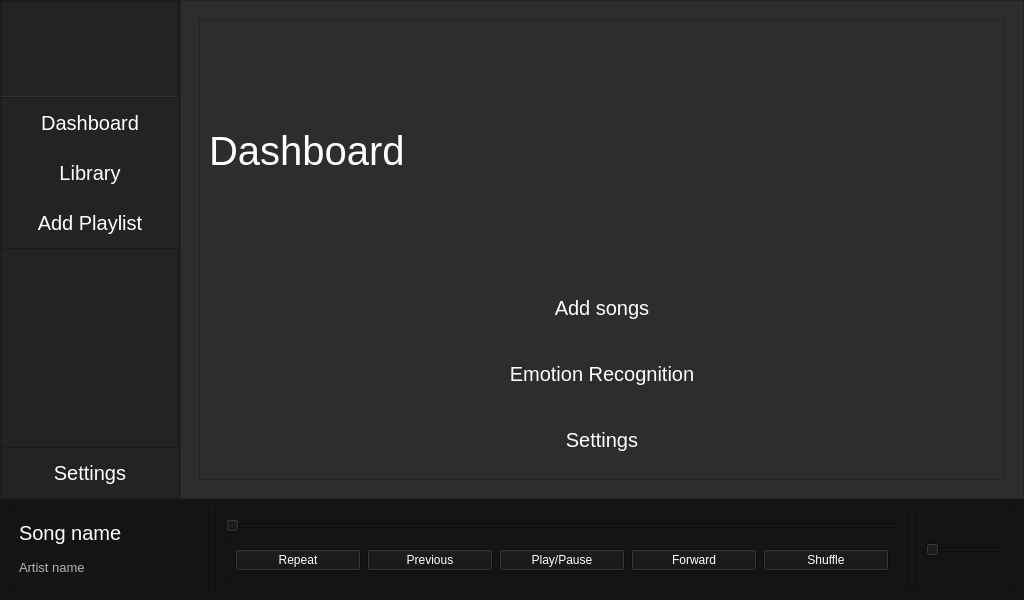
<?xml version="1.0" encoding="UTF-8"?>
<ui version="4.0">
 <class>MainWindow</class>
 <widget class="QMainWindow" name="MainWindow">
  <property name="geometry">
   <rect>
    <x>0</x>
    <y>0</y>
    <width>1024</width>
    <height>600</height>
   </rect>
  </property>
  <property name="minimumSize">
   <size>
    <width>1024</width>
    <height>600</height>
   </size>
  </property>
  <property name="maximumSize">
   <size>
    <width>1024</width>
    <height>600</height>
   </size>
  </property>
  <property name="windowTitle">
   <string>MainWindow</string>
  </property>
  <widget class="QWidget" name="centralwidget">
   <layout class="QVBoxLayout" name="verticalLayout">
    <property name="spacing">
     <number>0</number>
    </property>
    <property name="leftMargin">
     <number>0</number>
    </property>
    <property name="topMargin">
     <number>0</number>
    </property>
    <property name="rightMargin">
     <number>0</number>
    </property>
    <property name="bottomMargin">
     <number>0</number>
    </property>
    <item>
     <widget class="QFrame" name="Content">
      <property name="styleSheet">
       <string notr="true">background-color: rgb(45, 45, 45);</string>
      </property>
      <property name="frameShape">
       <enum>QFrame::NoFrame</enum>
      </property>
      <property name="frameShadow">
       <enum>QFrame::Raised</enum>
      </property>
      <layout class="QHBoxLayout" name="horizontalLayout">
       <property name="spacing">
        <number>0</number>
       </property>
       <property name="leftMargin">
        <number>0</number>
       </property>
       <property name="topMargin">
        <number>0</number>
       </property>
       <property name="rightMargin">
        <number>0</number>
       </property>
       <property name="bottomMargin">
        <number>0</number>
       </property>
       <item>
        <widget class="QFrame" name="frame_left_menu">
         <property name="minimumSize">
          <size>
           <width>180</width>
           <height>0</height>
          </size>
         </property>
         <property name="maximumSize">
          <size>
           <width>180</width>
           <height>16777215</height>
          </size>
         </property>
         <property name="styleSheet">
          <string notr="true">background-color: rgb(35, 35, 35);</string>
         </property>
         <property name="frameShape">
          <enum>QFrame::StyledPanel</enum>
         </property>
         <property name="frameShadow">
          <enum>QFrame::Raised</enum>
         </property>
         <layout class="QVBoxLayout" name="verticalLayout_2">
          <property name="spacing">
           <number>0</number>
          </property>
          <property name="leftMargin">
           <number>0</number>
          </property>
          <property name="topMargin">
           <number>0</number>
          </property>
          <property name="rightMargin">
           <number>0</number>
          </property>
          <property name="bottomMargin">
           <number>0</number>
          </property>
          <item>
           <widget class="QFrame" name="frame_top_menus">
            <property name="frameShape">
             <enum>QFrame::NoFrame</enum>
            </property>
            <property name="frameShadow">
             <enum>QFrame::Raised</enum>
            </property>
            <layout class="QVBoxLayout" name="verticalLayout_3">
             <property name="spacing">
              <number>0</number>
             </property>
             <property name="leftMargin">
              <number>0</number>
             </property>
             <property name="topMargin">
              <number>0</number>
             </property>
             <property name="rightMargin">
              <number>0</number>
             </property>
             <property name="bottomMargin">
              <number>0</number>
             </property>
             <item>
              <widget class="QFrame" name="frame_icon">
               <property name="minimumSize">
                <size>
                 <width>0</width>
                 <height>50</height>
                </size>
               </property>
               <property name="maximumSize">
                <size>
                 <width>16777215</width>
                 <height>16777215</height>
                </size>
               </property>
               <property name="styleSheet">
                <string notr="true">border-bottom: 2px solid rgb(50,50,50);</string>
               </property>
               <property name="frameShape">
                <enum>QFrame::StyledPanel</enum>
               </property>
               <property name="frameShadow">
                <enum>QFrame::Raised</enum>
               </property>
              </widget>
             </item>
             <item>
              <widget class="QPushButton" name="Btn_Dashboard">
               <property name="minimumSize">
                <size>
                 <width>0</width>
                 <height>50</height>
                </size>
               </property>
               <property name="font">
                <font>
                 <pointsize>15</pointsize>
                </font>
               </property>
               <property name="styleSheet">
                <string notr="true">QPushButton {
	color: rgb(255,255,255);
 	background-color: rgb(35,35,35);
	border: 0px solid;
}
QPushButton:hover {
	background-color: rgb(85, 170, 255);
}</string>
               </property>
               <property name="text">
                <string>Dashboard</string>
               </property>
              </widget>
             </item>
             <item>
              <widget class="QPushButton" name="Btn_Library">
               <property name="minimumSize">
                <size>
                 <width>0</width>
                 <height>50</height>
                </size>
               </property>
               <property name="font">
                <font>
                 <pointsize>15</pointsize>
                </font>
               </property>
               <property name="styleSheet">
                <string notr="true">QPushButton {
	color: rgb(255,255,255);
 	background-color: rgb(35,35,35);
	border: 0px solid;
}
QPushButton:hover {
	background-color: rgb(85, 170, 255);
}</string>
               </property>
               <property name="text">
                <string>Library</string>
               </property>
              </widget>
             </item>
             <item>
              <widget class="QPushButton" name="Btn_Add_Playlist">
               <property name="minimumSize">
                <size>
                 <width>0</width>
                 <height>50</height>
                </size>
               </property>
               <property name="font">
                <font>
                 <pointsize>15</pointsize>
                </font>
               </property>
               <property name="styleSheet">
                <string notr="true">QPushButton {
	color: rgb(255,255,255);
 	background-color: rgb(35,35,35);
	border: 0px solid;
}
QPushButton:hover {
	background-color: rgb(85, 170, 255);
}</string>
               </property>
               <property name="text">
                <string>Add Playlist</string>
               </property>
              </widget>
             </item>
             <item>
              <widget class="QListWidget" name="listWidget_playlists">
               <property name="minimumSize">
                <size>
                 <width>0</width>
                 <height>200</height>
                </size>
               </property>
               <property name="maximumSize">
                <size>
                 <width>16777215</width>
                 <height>200</height>
                </size>
               </property>
               <property name="font">
                <font>
                 <pointsize>15</pointsize>
                </font>
               </property>
               <property name="styleSheet">
                <string notr="true">color: #FFF;</string>
               </property>
              </widget>
             </item>
             <item>
              <widget class="QPushButton" name="Btn_Settings">
               <property name="minimumSize">
                <size>
                 <width>0</width>
                 <height>50</height>
                </size>
               </property>
               <property name="font">
                <font>
                 <pointsize>15</pointsize>
                </font>
               </property>
               <property name="styleSheet">
                <string notr="true">QPushButton {
	color: rgb(255,255,255);
 	background-color: rgb(35,35,35);
	border: 0px solid;
}
QPushButton:hover {
	background-color: rgb(85, 170, 255);
}</string>
               </property>
               <property name="text">
                <string>Settings</string>
               </property>
              </widget>
             </item>
            </layout>
           </widget>
          </item>
         </layout>
        </widget>
       </item>
       <item>
        <widget class="QFrame" name="frame_pages">
         <property name="frameShape">
          <enum>QFrame::StyledPanel</enum>
         </property>
         <property name="frameShadow">
          <enum>QFrame::Raised</enum>
         </property>
         <layout class="QVBoxLayout" name="verticalLayout_4">
          <item>
           <widget class="QStackedWidget" name="Pages_Widget">
            <widget class="QWidget" name="page_dashboard">
             <layout class="QVBoxLayout" name="verticalLayout_7">
              <item>
               <widget class="QFrame" name="frame_dashboard">
                <property name="frameShape">
                 <enum>QFrame::StyledPanel</enum>
                </property>
                <property name="frameShadow">
                 <enum>QFrame::Raised</enum>
                </property>
                <layout class="QVBoxLayout" name="verticalLayout_6">
                 <item>
                  <widget class="QLabel" name="label_dashboard">
                   <property name="font">
                    <font>
                     <pointsize>30</pointsize>
                    </font>
                   </property>
                   <property name="styleSheet">
                    <string notr="true">color: #FFF;</string>
                   </property>
                   <property name="text">
                    <string>Dashboard</string>
                   </property>
                  </widget>
                 </item>
                 <item>
                  <widget class="QPushButton" name="Btn_menu_add_songs">
                   <property name="minimumSize">
                    <size>
                     <width>0</width>
                     <height>60</height>
                    </size>
                   </property>
                   <property name="font">
                    <font>
                     <pointsize>15</pointsize>
                    </font>
                   </property>
                   <property name="styleSheet">
                    <string notr="true">QPushButton {
	color: rgb(255,255,255);
 	background-color: rgb(45,45,45);
	border: 0px solid;
}
QPushButton:hover {
	background-color: rgb(85, 170, 255);
}</string>
                   </property>
                   <property name="text">
                    <string>Add songs</string>
                   </property>
                  </widget>
                 </item>
                 <item>
                  <widget class="QPushButton" name="Btn_menu_fer">
                   <property name="minimumSize">
                    <size>
                     <width>0</width>
                     <height>60</height>
                    </size>
                   </property>
                   <property name="font">
                    <font>
                     <pointsize>15</pointsize>
                    </font>
                   </property>
                   <property name="styleSheet">
                    <string notr="true">QPushButton {
	color: rgb(255,255,255);
 	background-color: rgb(45,45,45);
	border: 0px solid;
}
QPushButton:hover {
	background-color: rgb(85, 170, 255);
}</string>
                   </property>
                   <property name="text">
                    <string>Emotion Recognition</string>
                   </property>
                  </widget>
                 </item>
                 <item>
                  <widget class="QPushButton" name="Btn_menu_settings">
                   <property name="minimumSize">
                    <size>
                     <width>0</width>
                     <height>60</height>
                    </size>
                   </property>
                   <property name="font">
                    <font>
                     <pointsize>15</pointsize>
                    </font>
                   </property>
                   <property name="styleSheet">
                    <string notr="true">QPushButton {
	color: rgb(255,255,255);
 	background-color: rgb(45,45,45);
	border: 0px solid;
}
QPushButton:hover {
	background-color: rgb(85, 170, 255);
}</string>
                   </property>
                   <property name="text">
                    <string>Settings</string>
                   </property>
                  </widget>
                 </item>
                </layout>
               </widget>
              </item>
             </layout>
            </widget>
            <widget class="QWidget" name="page_emotion_recognition">
             <layout class="QVBoxLayout" name="verticalLayout_17">
              <item>
               <widget class="QFrame" name="frame_emotion_recognition">
                <property name="frameShape">
                 <enum>QFrame::StyledPanel</enum>
                </property>
                <property name="frameShadow">
                 <enum>QFrame::Raised</enum>
                </property>
                <layout class="QVBoxLayout" name="verticalLayout_16">
                 <item>
                  <widget class="QLabel" name="label_emotion_recognition">
                   <property name="font">
                    <font>
                     <pointsize>30</pointsize>
                    </font>
                   </property>
                   <property name="styleSheet">
                    <string notr="true">color: #FFF;</string>
                   </property>
                   <property name="text">
                    <string>Emotion recognition result</string>
                   </property>
                  </widget>
                 </item>
                 <item>
                  <widget class="QLabel" name="label_fer_result">
                   <property name="font">
                    <font>
                     <pointsize>20</pointsize>
                    </font>
                   </property>
                   <property name="styleSheet">
                    <string notr="true">color: #FFF;</string>
                   </property>
                   <property name="text">
                    <string>Your current emotion is: Happy. Playing playlist: Playlist 1</string>
                   </property>
                  </widget>
                 </item>
                </layout>
               </widget>
              </item>
             </layout>
            </widget>
            <widget class="QWidget" name="page_settings">
             <layout class="QVBoxLayout" name="verticalLayout_15">
              <item>
               <widget class="QFrame" name="frame_settings">
                <property name="frameShape">
                 <enum>QFrame::StyledPanel</enum>
                </property>
                <property name="frameShadow">
                 <enum>QFrame::Raised</enum>
                </property>
                <layout class="QVBoxLayout" name="verticalLayout_14">
                 <item>
                  <widget class="QLabel" name="label_dashboard_2">
                   <property name="font">
                    <font>
                     <pointsize>30</pointsize>
                    </font>
                   </property>
                   <property name="styleSheet">
                    <string notr="true">color: #FFF;</string>
                   </property>
                   <property name="text">
                    <string>Settings</string>
                   </property>
                  </widget>
                 </item>
                 <item>
                  <widget class="QPushButton" name="Btn_settings_hand_gesture">
                   <property name="minimumSize">
                    <size>
                     <width>0</width>
                     <height>60</height>
                    </size>
                   </property>
                   <property name="font">
                    <font>
                     <pointsize>15</pointsize>
                    </font>
                   </property>
                   <property name="styleSheet">
                    <string notr="true">QPushButton {
	color: rgb(255,255,255);
 	background-color: rgb(45,45,45);
	border: 0px solid;
}
QPushButton:hover {
	background-color: rgb(85, 170, 255);
}</string>
                   </property>
                   <property name="text">
                    <string>Hand gesture</string>
                   </property>
                  </widget>
                 </item>
                 <item>
                  <widget class="QPushButton" name="Btn_settings_emotion_map">
                   <property name="minimumSize">
                    <size>
                     <width>0</width>
                     <height>60</height>
                    </size>
                   </property>
                   <property name="font">
                    <font>
                     <pointsize>15</pointsize>
                    </font>
                   </property>
                   <property name="styleSheet">
                    <string notr="true">QPushButton {
	color: rgb(255,255,255);
 	background-color: rgb(45,45,45);
	border: 0px solid;
}
QPushButton:hover {
	background-color: rgb(85, 170, 255);
}</string>
                   </property>
                   <property name="text">
                    <string>Emotion Playlist map</string>
                   </property>
                  </widget>
                 </item>
                 <item>
                  <widget class="QPushButton" name="Btn_settings_bluetooth">
                   <property name="minimumSize">
                    <size>
                     <width>0</width>
                     <height>60</height>
                    </size>
                   </property>
                   <property name="font">
                    <font>
                     <pointsize>15</pointsize>
                    </font>
                   </property>
                   <property name="styleSheet">
                    <string notr="true">QPushButton {
	color: rgb(255,255,255);
 	background-color: rgb(45,45,45);
	border: 0px solid;
}
QPushButton:hover {
	background-color: rgb(85, 170, 255);
}</string>
                   </property>
                   <property name="text">
                    <string>Bluetooth</string>
                   </property>
                  </widget>
                 </item>
                </layout>
               </widget>
              </item>
             </layout>
            </widget>
            <widget class="QWidget" name="page_settings_emotion_playlist_map">
             <layout class="QVBoxLayout" name="verticalLayout_25">
              <item>
               <widget class="QFrame" name="frame_settings_emotion_playlist_map">
                <property name="frameShape">
                 <enum>QFrame::StyledPanel</enum>
                </property>
                <property name="frameShadow">
                 <enum>QFrame::Raised</enum>
                </property>
                <layout class="QVBoxLayout" name="verticalLayout_23">
                 <item>
                  <widget class="QLabel" name="label_settings_hand_gesture_2">
                   <property name="font">
                    <font>
                     <pointsize>20</pointsize>
                    </font>
                   </property>
                   <property name="styleSheet">
                    <string notr="true">color: #FFF;</string>
                   </property>
                   <property name="text">
                    <string>Emotion playlist map</string>
                   </property>
                  </widget>
                 </item>
                 <item>
                  <widget class="QFrame" name="frame_settings_emotion_playlist_map_content">
                   <property name="frameShape">
                    <enum>QFrame::StyledPanel</enum>
                   </property>
                   <property name="frameShadow">
                    <enum>QFrame::Raised</enum>
                   </property>
                   <layout class="QVBoxLayout" name="verticalLayout_24">
                    <item>
                     <widget class="QFrame" name="frame_settings_emotion_playlist_map_content_happy">
                      <property name="minimumSize">
                       <size>
                        <width>0</width>
                        <height>60</height>
                       </size>
                      </property>
                      <property name="frameShape">
                       <enum>QFrame::StyledPanel</enum>
                      </property>
                      <property name="frameShadow">
                       <enum>QFrame::Raised</enum>
                      </property>
                      <layout class="QHBoxLayout" name="horizontalLayout_3">
                       <item>
                        <widget class="QLabel" name="label_settings_emotion_playlist_map_happy">
                         <property name="font">
                          <font>
                           <pointsize>10</pointsize>
                          </font>
                         </property>
                         <property name="styleSheet">
                          <string notr="true">color: #FFF;</string>
                         </property>
                         <property name="text">
                          <string>Happy</string>
                         </property>
                        </widget>
                       </item>
                       <item>
                        <widget class="QComboBox" name="comboBox_settings_emotion_playlist_map_happy"/>
                       </item>
                      </layout>
                     </widget>
                    </item>
                    <item>
                     <widget class="QFrame" name="frame_settings_emotion_playlist_map_content_sad">
                      <property name="minimumSize">
                       <size>
                        <width>0</width>
                        <height>60</height>
                       </size>
                      </property>
                      <property name="frameShape">
                       <enum>QFrame::StyledPanel</enum>
                      </property>
                      <property name="frameShadow">
                       <enum>QFrame::Raised</enum>
                      </property>
                      <layout class="QHBoxLayout" name="horizontalLayout_4">
                       <item>
                        <widget class="QLabel" name="label_settings_emotion_playlist_map_sad">
                         <property name="font">
                          <font>
                           <pointsize>10</pointsize>
                          </font>
                         </property>
                         <property name="styleSheet">
                          <string notr="true">color: #FFF;</string>
                         </property>
                         <property name="text">
                          <string>Sad</string>
                         </property>
                        </widget>
                       </item>
                       <item>
                        <widget class="QComboBox" name="comboBox_settings_emotion_playlist_map_sad"/>
                       </item>
                      </layout>
                     </widget>
                    </item>
                    <item>
                     <widget class="QFrame" name="frame_settings_emotion_playlist_map_content_angry">
                      <property name="minimumSize">
                       <size>
                        <width>0</width>
                        <height>60</height>
                       </size>
                      </property>
                      <property name="frameShape">
                       <enum>QFrame::StyledPanel</enum>
                      </property>
                      <property name="frameShadow">
                       <enum>QFrame::Raised</enum>
                      </property>
                      <layout class="QHBoxLayout" name="horizontalLayout_7">
                       <item>
                        <widget class="QLabel" name="label_settings_emotion_playlist_map_angry">
                         <property name="font">
                          <font>
                           <pointsize>10</pointsize>
                          </font>
                         </property>
                         <property name="styleSheet">
                          <string notr="true">color: #FFF;</string>
                         </property>
                         <property name="text">
                          <string>Angry</string>
                         </property>
                        </widget>
                       </item>
                       <item>
                        <widget class="QComboBox" name="comboBox_settings_emotion_playlist_map_angry"/>
                       </item>
                      </layout>
                     </widget>
                    </item>
                    <item>
                     <widget class="QFrame" name="frame_settings_emotion_playlist_map_content_surprise">
                      <property name="minimumSize">
                       <size>
                        <width>0</width>
                        <height>60</height>
                       </size>
                      </property>
                      <property name="frameShape">
                       <enum>QFrame::StyledPanel</enum>
                      </property>
                      <property name="frameShadow">
                       <enum>QFrame::Raised</enum>
                      </property>
                      <layout class="QHBoxLayout" name="horizontalLayout_6">
                       <item>
                        <widget class="QLabel" name="label_settings_emotion_playlist_map_surprise">
                         <property name="font">
                          <font>
                           <pointsize>10</pointsize>
                          </font>
                         </property>
                         <property name="styleSheet">
                          <string notr="true">color: #FFF;</string>
                         </property>
                         <property name="text">
                          <string>Surprise</string>
                         </property>
                        </widget>
                       </item>
                       <item>
                        <widget class="QComboBox" name="comboBox_settings_emotion_playlist_map_surprise"/>
                       </item>
                      </layout>
                     </widget>
                    </item>
                    <item>
                     <widget class="QFrame" name="frame_settings_emotion_playlist_map_content_neutral">
                      <property name="minimumSize">
                       <size>
                        <width>0</width>
                        <height>60</height>
                       </size>
                      </property>
                      <property name="frameShape">
                       <enum>QFrame::StyledPanel</enum>
                      </property>
                      <property name="frameShadow">
                       <enum>QFrame::Raised</enum>
                      </property>
                      <layout class="QHBoxLayout" name="horizontalLayout_8">
                       <item>
                        <widget class="QLabel" name="label_settings_emotion_playlist_map_neutral">
                         <property name="font">
                          <font>
                           <pointsize>10</pointsize>
                          </font>
                         </property>
                         <property name="styleSheet">
                          <string notr="true">color: #FFF;</string>
                         </property>
                         <property name="text">
                          <string>Neutral</string>
                         </property>
                        </widget>
                       </item>
                       <item>
                        <widget class="QComboBox" name="comboBox_settings_emotion_playlist_map_neutral"/>
                       </item>
                      </layout>
                     </widget>
                    </item>
                   </layout>
                  </widget>
                 </item>
                </layout>
               </widget>
              </item>
             </layout>
            </widget>
            <widget class="QWidget" name="page_settings_hand_gesture">
             <layout class="QVBoxLayout" name="verticalLayout_22">
              <item>
               <widget class="QFrame" name="frame_settings_hand_gesture">
                <property name="frameShape">
                 <enum>QFrame::StyledPanel</enum>
                </property>
                <property name="frameShadow">
                 <enum>QFrame::Raised</enum>
                </property>
                <layout class="QVBoxLayout" name="verticalLayout_20">
                 <item>
                  <widget class="QLabel" name="label_settings_hand_gesture">
                   <property name="font">
                    <font>
                     <pointsize>20</pointsize>
                    </font>
                   </property>
                   <property name="styleSheet">
                    <string notr="true">color: #FFF;</string>
                   </property>
                   <property name="text">
                    <string>Hand gesture setup</string>
                   </property>
                  </widget>
                 </item>
                 <item>
                  <widget class="QFrame" name="frame_settings_hand_gesture_content">
                   <property name="frameShape">
                    <enum>QFrame::StyledPanel</enum>
                   </property>
                   <property name="frameShadow">
                    <enum>QFrame::Raised</enum>
                   </property>
                   <layout class="QVBoxLayout" name="verticalLayout_21">
                    <item>
                     <widget class="QRadioButton" name="btn_settings_enable_hand_gesture">
                      <property name="font">
                       <font>
                        <pointsize>15</pointsize>
                       </font>
                      </property>
                      <property name="styleSheet">
                       <string notr="true">color: #FFF</string>
                      </property>
                      <property name="text">
                       <string>Enable</string>
                      </property>
                     </widget>
                    </item>
                   </layout>
                  </widget>
                 </item>
                </layout>
               </widget>
              </item>
             </layout>
            </widget>
            <widget class="QWidget" name="page_settings_bluetooth">
             <layout class="QVBoxLayout" name="verticalLayout_19">
              <item>
               <widget class="QFrame" name="frame_settings_bluetooth">
                <property name="frameShape">
                 <enum>QFrame::StyledPanel</enum>
                </property>
                <property name="frameShadow">
                 <enum>QFrame::Raised</enum>
                </property>
                <layout class="QVBoxLayout" name="verticalLayout_18">
                 <item>
                  <widget class="QLabel" name="label_settings_bluetooth">
                   <property name="font">
                    <font>
                     <pointsize>20</pointsize>
                    </font>
                   </property>
                   <property name="styleSheet">
                    <string notr="true">color: #FFF;</string>
                   </property>
                   <property name="text">
                    <string>Bluetooth setup</string>
                   </property>
                  </widget>
                 </item>
                 <item>
                  <widget class="QFrame" name="frame_settings_bluetooth_content">
                   <property name="minimumSize">
                    <size>
                     <width>0</width>
                     <height>60</height>
                    </size>
                   </property>
                   <property name="frameShape">
                    <enum>QFrame::StyledPanel</enum>
                   </property>
                   <property name="frameShadow">
                    <enum>QFrame::Raised</enum>
                   </property>
                   <layout class="QVBoxLayout" name="verticalLayout_28">
                    <item>
                     <widget class="QPushButton" name="btn_settings_bluetooth_scan_devices">
                      <property name="minimumSize">
                       <size>
                        <width>100</width>
                        <height>50</height>
                       </size>
                      </property>
                      <property name="maximumSize">
                       <size>
                        <width>100</width>
                        <height>16777215</height>
                       </size>
                      </property>
                      <property name="styleSheet">
                       <string notr="true">QPushButton {
	color: rgb(255,255,255);
 	background-color: rgb(35,35,35);
	border: 0px solid;
}
QPushButton:hover {
	background-color: rgb(85, 170, 255);
}</string>
                      </property>
                      <property name="text">
                       <string>Scan devices</string>
                      </property>
                     </widget>
                    </item>
                   </layout>
                  </widget>
                 </item>
                 <item>
                  <widget class="QListWidget" name="listWidget_settings_bluetooth_devices">
                   <property name="font">
                    <font>
                     <pointsize>15</pointsize>
                    </font>
                   </property>
                  </widget>
                 </item>
                </layout>
               </widget>
              </item>
             </layout>
            </widget>
            <widget class="QWidget" name="page_library">
             <layout class="QVBoxLayout" name="verticalLayout_9">
              <item>
               <widget class="QFrame" name="frame_library">
                <property name="frameShape">
                 <enum>QFrame::StyledPanel</enum>
                </property>
                <property name="frameShadow">
                 <enum>QFrame::Raised</enum>
                </property>
                <layout class="QVBoxLayout" name="verticalLayout_10">
                 <item>
                  <widget class="QLabel" name="label_library">
                   <property name="enabled">
                    <bool>true</bool>
                   </property>
                   <property name="minimumSize">
                    <size>
                     <width>0</width>
                     <height>60</height>
                    </size>
                   </property>
                   <property name="maximumSize">
                    <size>
                     <width>16777215</width>
                     <height>60</height>
                    </size>
                   </property>
                   <property name="font">
                    <font>
                     <pointsize>20</pointsize>
                    </font>
                   </property>
                   <property name="styleSheet">
                    <string notr="true">color: #FFF;</string>
                   </property>
                   <property name="text">
                    <string>Library</string>
                   </property>
                  </widget>
                 </item>
                 <item>
                  <widget class="QListWidget" name="listWidget_library_songs">
                   <property name="font">
                    <font>
                     <pointsize>15</pointsize>
                    </font>
                   </property>
                   <property name="styleSheet">
                    <string notr="true">color: #FFF;</string>
                   </property>
                  </widget>
                 </item>
                </layout>
               </widget>
              </item>
             </layout>
            </widget>
            <widget class="QWidget" name="page_playlist_1">
             <layout class="QVBoxLayout" name="verticalLayout_13">
              <item>
               <widget class="QFrame" name="frame_playlist">
                <property name="frameShape">
                 <enum>QFrame::StyledPanel</enum>
                </property>
                <property name="frameShadow">
                 <enum>QFrame::Raised</enum>
                </property>
                <layout class="QVBoxLayout" name="verticalLayout_11">
                 <item>
                  <widget class="QLabel" name="label_playlist_name">
                   <property name="enabled">
                    <bool>true</bool>
                   </property>
                   <property name="minimumSize">
                    <size>
                     <width>0</width>
                     <height>60</height>
                    </size>
                   </property>
                   <property name="maximumSize">
                    <size>
                     <width>16777215</width>
                     <height>60</height>
                    </size>
                   </property>
                   <property name="font">
                    <font>
                     <pointsize>20</pointsize>
                    </font>
                   </property>
                   <property name="styleSheet">
                    <string notr="true">color: #FFF;</string>
                   </property>
                   <property name="text">
                    <string>Playlist 1</string>
                   </property>
                  </widget>
                 </item>
                 <item alignment="Qt::AlignLeft">
                  <widget class="QFrame" name="frame_playlist_buttons">
                   <property name="minimumSize">
                    <size>
                     <width>0</width>
                     <height>60</height>
                    </size>
                   </property>
                   <property name="frameShape">
                    <enum>QFrame::StyledPanel</enum>
                   </property>
                   <property name="frameShadow">
                    <enum>QFrame::Raised</enum>
                   </property>
                   <layout class="QHBoxLayout" name="horizontalLayout_2">
                    <item>
                     <widget class="QPushButton" name="btn_playlist_play">
                      <property name="minimumSize">
                       <size>
                        <width>100</width>
                        <height>50</height>
                       </size>
                      </property>
                      <property name="maximumSize">
                       <size>
                        <width>100</width>
                        <height>16777215</height>
                       </size>
                      </property>
                      <property name="styleSheet">
                       <string notr="true">QPushButton {
	color: rgb(255,255,255);
 	background-color: rgb(35,35,35);
	border: 0px solid;
}
QPushButton:hover {
	background-color: rgb(85, 170, 255);
}</string>
                      </property>
                      <property name="text">
                       <string>Play</string>
                      </property>
                     </widget>
                    </item>
                    <item>
                     <widget class="QPushButton" name="btn_playlist_remove">
                      <property name="minimumSize">
                       <size>
                        <width>100</width>
                        <height>50</height>
                       </size>
                      </property>
                      <property name="maximumSize">
                       <size>
                        <width>100</width>
                        <height>16777215</height>
                       </size>
                      </property>
                      <property name="styleSheet">
                       <string notr="true">QPushButton {
	color: rgb(255,255,255);
 	background-color: rgb(35,35,35);
	border: 0px solid;
}
QPushButton:hover {
	background-color: rgb(85, 170, 255);
}</string>
                      </property>
                      <property name="text">
                       <string>Remove playlist</string>
                      </property>
                     </widget>
                    </item>
                   </layout>
                  </widget>
                 </item>
                 <item>
                  <widget class="QListWidget" name="listWidget_playlist_songs">
                   <property name="font">
                    <font>
                     <pointsize>15</pointsize>
                    </font>
                   </property>
                   <property name="styleSheet">
                    <string notr="true">color: #FFF;</string>
                   </property>
                  </widget>
                 </item>
                </layout>
               </widget>
              </item>
             </layout>
            </widget>
           </widget>
          </item>
         </layout>
        </widget>
       </item>
      </layout>
     </widget>
    </item>
    <item>
     <widget class="QFrame" name="Player_field">
      <property name="minimumSize">
       <size>
        <width>0</width>
        <height>100</height>
       </size>
      </property>
      <property name="maximumSize">
       <size>
        <width>16777215</width>
        <height>120</height>
       </size>
      </property>
      <property name="styleSheet">
       <string notr="true">background-color: rgb(20, 20, 20);</string>
      </property>
      <property name="frameShape">
       <enum>QFrame::NoFrame</enum>
      </property>
      <property name="frameShadow">
       <enum>QFrame::Raised</enum>
      </property>
      <layout class="QHBoxLayout" name="horizontalLayout_11">
       <item>
        <widget class="QFrame" name="frame_player_song_info">
         <property name="minimumSize">
          <size>
           <width>200</width>
           <height>0</height>
          </size>
         </property>
         <property name="maximumSize">
          <size>
           <width>300</width>
           <height>16777215</height>
          </size>
         </property>
         <property name="frameShape">
          <enum>QFrame::StyledPanel</enum>
         </property>
         <property name="frameShadow">
          <enum>QFrame::Raised</enum>
         </property>
         <layout class="QVBoxLayout" name="verticalLayout_26">
          <item>
           <widget class="QLabel" name="label_player_song_name">
            <property name="font">
             <font>
              <pointsize>15</pointsize>
             </font>
            </property>
            <property name="styleSheet">
             <string notr="true">color: #FFF;</string>
            </property>
            <property name="text">
             <string>Song name</string>
            </property>
           </widget>
          </item>
          <item>
           <widget class="QLabel" name="label_player_artist_name">
            <property name="font">
             <font>
              <pointsize>10</pointsize>
             </font>
            </property>
            <property name="styleSheet">
             <string notr="true">color: rgb(180,180,180);</string>
            </property>
            <property name="text">
             <string>Artist name</string>
            </property>
           </widget>
          </item>
         </layout>
        </widget>
       </item>
       <item>
        <widget class="QFrame" name="frame_player_navigator">
         <property name="frameShape">
          <enum>QFrame::StyledPanel</enum>
         </property>
         <property name="frameShadow">
          <enum>QFrame::Raised</enum>
         </property>
         <layout class="QVBoxLayout" name="verticalLayout_27">
          <item>
           <widget class="QSlider" name="slider_player_navigator_progress_bar">
            <property name="orientation">
             <enum>Qt::Horizontal</enum>
            </property>
           </widget>
          </item>
          <item>
           <widget class="QFrame" name="frame_player_navigator_buttons">
            <property name="frameShape">
             <enum>QFrame::StyledPanel</enum>
            </property>
            <property name="frameShadow">
             <enum>QFrame::Raised</enum>
            </property>
            <layout class="QHBoxLayout" name="horizontalLayout_9">
             <item>
              <widget class="QPushButton" name="btn_player_navigator_repeat">
               <property name="styleSheet">
                <string notr="true">color: #FFF;</string>
               </property>
               <property name="text">
                <string>Repeat</string>
               </property>
              </widget>
             </item>
             <item>
              <widget class="QPushButton" name="btn_player_navigator_previous">
               <property name="styleSheet">
                <string notr="true">color: #FFF;</string>
               </property>
               <property name="text">
                <string>Previous</string>
               </property>
              </widget>
             </item>
             <item>
              <widget class="QPushButton" name="btn_player_navigator_playPause">
               <property name="styleSheet">
                <string notr="true">color: #FFF;</string>
               </property>
               <property name="text">
                <string>Play/Pause</string>
               </property>
              </widget>
             </item>
             <item>
              <widget class="QPushButton" name="btn_player_navigator_forward">
               <property name="styleSheet">
                <string notr="true">color: #FFF;</string>
               </property>
               <property name="text">
                <string>Forward</string>
               </property>
              </widget>
             </item>
             <item>
              <widget class="QPushButton" name="btn_player_navigator_shuffle">
               <property name="styleSheet">
                <string notr="true">color: #FFF;</string>
               </property>
               <property name="text">
                <string>Shuffle</string>
               </property>
              </widget>
             </item>
            </layout>
           </widget>
          </item>
         </layout>
        </widget>
       </item>
       <item>
        <widget class="QFrame" name="frame_player_volume">
         <property name="minimumSize">
          <size>
           <width>100</width>
           <height>0</height>
          </size>
         </property>
         <property name="maximumSize">
          <size>
           <width>100</width>
           <height>16777215</height>
          </size>
         </property>
         <property name="frameShape">
          <enum>QFrame::StyledPanel</enum>
         </property>
         <property name="frameShadow">
          <enum>QFrame::Raised</enum>
         </property>
         <layout class="QHBoxLayout" name="horizontalLayout_10">
          <item>
           <widget class="QSlider" name="slider_player_volume">
            <property name="orientation">
             <enum>Qt::Horizontal</enum>
            </property>
           </widget>
          </item>
         </layout>
        </widget>
       </item>
      </layout>
     </widget>
    </item>
   </layout>
  </widget>
 </widget>
 <resources/>
 <connections/>
</ui>
